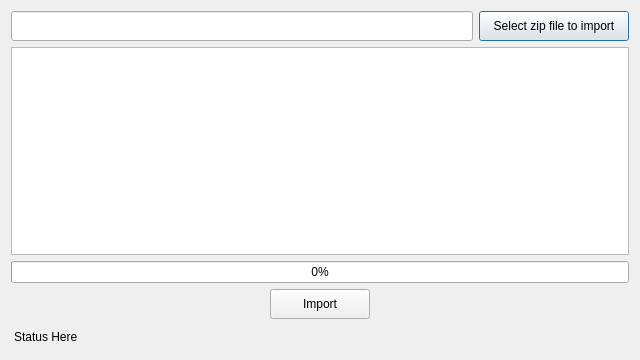
<?xml version="1.0" encoding="UTF-8"?>
<ui version="4.0">
 <class>DialogImport</class>
 <widget class="QDialog" name="DialogImport">
  <property name="geometry">
   <rect>
    <x>0</x>
    <y>0</y>
    <width>640</width>
    <height>360</height>
   </rect>
  </property>
  <property name="windowTitle">
   <string>Dialog</string>
  </property>
  <layout class="QVBoxLayout" name="verticalLayout">
   <item>
    <layout class="QHBoxLayout" name="horizontalLayout">
     <item>
      <widget class="QLineEdit" name="lineEdit">
       <property name="minimumSize">
        <size>
         <width>0</width>
         <height>30</height>
        </size>
       </property>
       <property name="font">
        <font>
         <bold>true</bold>
        </font>
       </property>
       <property name="readOnly">
        <bool>true</bool>
       </property>
      </widget>
     </item>
     <item>
      <widget class="QPushButton" name="buttonSelectFile">
       <property name="minimumSize">
        <size>
         <width>150</width>
         <height>30</height>
        </size>
       </property>
       <property name="text">
        <string>Select zip file to import</string>
       </property>
      </widget>
     </item>
    </layout>
   </item>
   <item>
    <widget class="QTreeView" name="treeView">
     <property name="alternatingRowColors">
      <bool>true</bool>
     </property>
     <attribute name="headerStretchLastSection">
      <bool>false</bool>
     </attribute>
    </widget>
   </item>
   <item>
    <widget class="QProgressBar" name="progressBar">
     <property name="value">
      <number>0</number>
     </property>
     <property name="alignment">
      <set>Qt::AlignCenter</set>
     </property>
    </widget>
   </item>
   <item>
    <layout class="QHBoxLayout" name="horizontalLayout_2">
     <item>
      <spacer name="horizontalSpacer_2">
       <property name="orientation">
        <enum>Qt::Horizontal</enum>
       </property>
       <property name="sizeHint" stdset="0">
        <size>
         <width>40</width>
         <height>20</height>
        </size>
       </property>
      </spacer>
     </item>
     <item>
      <widget class="QPushButton" name="buttonImport">
       <property name="minimumSize">
        <size>
         <width>100</width>
         <height>30</height>
        </size>
       </property>
       <property name="text">
        <string>Import</string>
       </property>
      </widget>
     </item>
     <item>
      <spacer name="horizontalSpacer">
       <property name="orientation">
        <enum>Qt::Horizontal</enum>
       </property>
       <property name="sizeHint" stdset="0">
        <size>
         <width>40</width>
         <height>20</height>
        </size>
       </property>
      </spacer>
     </item>
    </layout>
   </item>
   <item>
    <widget class="QLabel" name="labelStatus">
     <property name="styleSheet">
      <string notr="true">QLabel
 {
padding:  5px 5px 5px 0px;
}</string>
     </property>
     <property name="text">
      <string>Status Here</string>
     </property>
    </widget>
   </item>
  </layout>
 </widget>
 <resources/>
 <connections/>
</ui>
